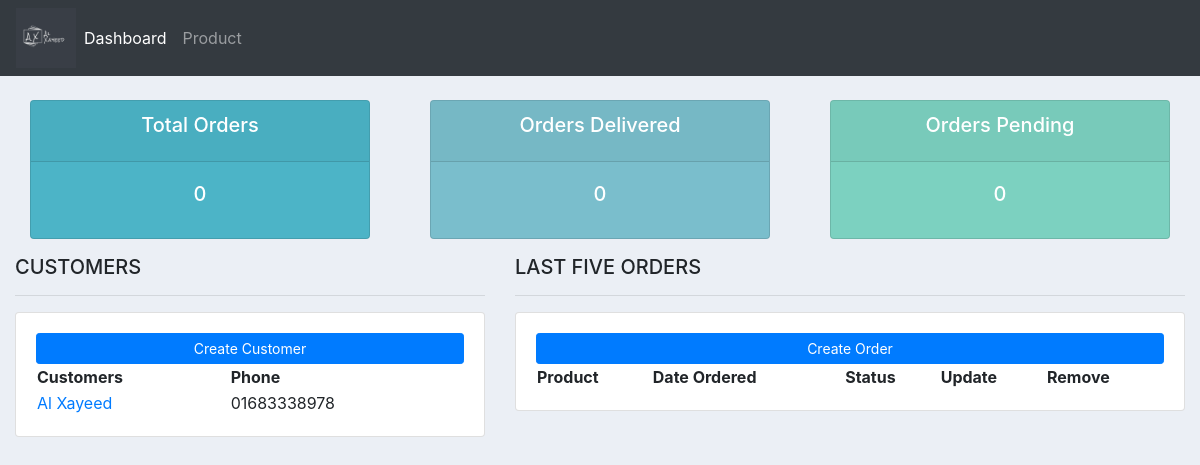
The app's page /, older data.
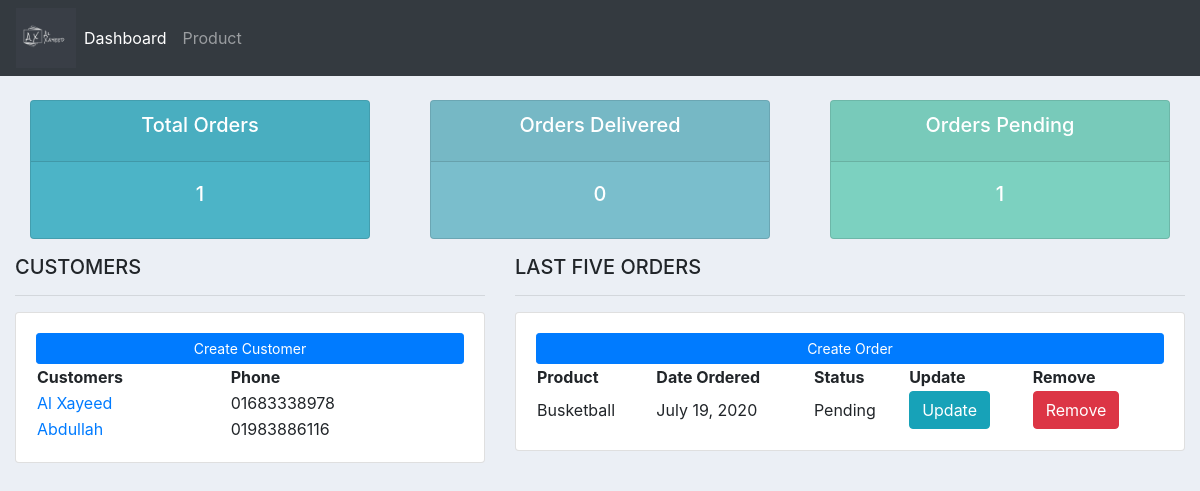
The same page, newer data.
### accounts/models.py (models this page shows, shortened)
class Customer(models.Model):
    name = models.CharField(max_length=200, null=True)
    phone = models.CharField(max_length=15, null=True)
    email = models.CharField(max_length=50, null=True)
    date_joined = models.DateTimeField(auto_now_add=True, null=True)

class Order(models.Model):
    STATUS = (
        ('Pending', 'Pending'),
        ('Out of Stock', 'Stock Out'),
        ('Delivered', 'Delivered'),
    )
    customer = models.ForeignKey(Customer,null=True, on_delete=models.CASCADE) #Order will be deleted if the customer is deleted
    product = models.ForeignKey(Product, null=True,on_delete=models.SET_NULL) #if the Product is deleted,order will remain same with a null value for product
    date_ordered = models.DateTimeField(auto_now_add=True, null=True)
    status = models.CharField(max_length=50, null=True, choices=STATUS)

class Product(models.Model):
    CATAGORY = (
        ('Indoor', 'Indoor'),
        ('Outdoor', 'Out door')
    )
    name = models.CharField(max_length=100, null=True)
    price = models.FloatField(null=True)
    catagory = models.CharField(max_length=100, choices=CATAGORY, null=True)
    description = models.CharField(max_length=200, null=True)
    date_created = models.DateTimeField(auto_now_add=True)
    tags = models.ManyToManyField(Tag)
    def __str__(self):
        return self.name

### accounts/views.py (the view)
# urls.py: path('',home, name='home'),
def home(request):
    orders = Order.objects.all()
    customers = Customer.objects.all()
    total_customers = customers.count()
    total_orders = orders.count()
    delivered = orders.filter(status='Delivered').count()
    pending = orders.filter(status='Pending').count()
    context = {'orders': orders, 'customers': customers, 'total_orders': total_orders , 'delivered': delivered, 'pending' : pending}
    return render(request, 'accounts/index.html', context)

### accounts/templates/accounts/index.html (shortened to what this page needs)
{% extends 'accounts/base.html' %}
{% block content %}
{% include 'accounts/status.html' %}
<div class="row">
    <div class="col-md-5">
        <h5>CUSTOMERS</h5>
        <hr>
        <div class="card card-body">
            <a class="btn btn-primary btn-sm btn-block" href="">Create Customer</a>
            <table table table-sm>
                <tr>
                    <th>Customers</th>
                    <th>Phone</th>
                </tr>
                {% for i in customers %}
                <tr>
                    <td><a style="text-decoration: none;" href="{% url 'customer' i.id %}">{{ i.name }}</a></td>
                    <td>{{ i.phone }}</td>
                </tr>
                {% endfor %}
            </table>
        </div>
    </div>
    <div class="col-md-7">
        <h5>LAST FIVE ORDERS</h5>
        <hr>
        <div class="card card-body">
            <a class="btn btn-primary btn-sm btn-block" href="{% url 'create_order' %}">Create Order</a>
            <table table table-sm>
                <tr>
                    <th>Product</th>
                    <th>Date Ordered</th>
                    <th>Status</th>
                    <th>Update</th>
                    <th>Remove</th>
                </tr>
                {% for i in orders %}
                <tr>
                    <td>{{ i.product }}</td>
                    <td>{{ i.date_ordered.date }}</td>
                    <td>{{ i.status }}</td>
                    <td><a class="btn btn-info" href="{% url 'update_order' i.id%}"> Update</td>
                    <td><a class="btn btn-danger" href="{% url 'delete_order' i.id %}"> Remove</td>
                </tr>
                {% endfor %}
            </table>
        </div>
    </div>
</div>
{% endblock %}

Row changes from the older to the newer data that the page shows:
added Customer: name "Abdullah", phone "01983886116"
added Order: product "Busketball", date_ordered "July 19, 2020", status "Pending"
Text that changed along with them:
{{ total_orders }}: "0" → "1"
{{ pending }}: "0" → "1"
